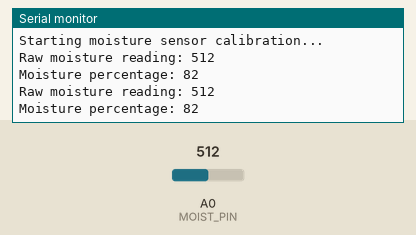
Simulated run of this sketch. Board: Arduino Uno, built with avr-gcc and run on an emulated ATmega328P. Shown: the last lines printed to the serial monitor. The inputs (shaded band) are chosen by the test bench; at power-on: A0 (MOIST_PIN) = 512.

Above: at 1.8 s.
1.9 s: A0 (MOIST_PIN) set to 716
At 2.8 s:
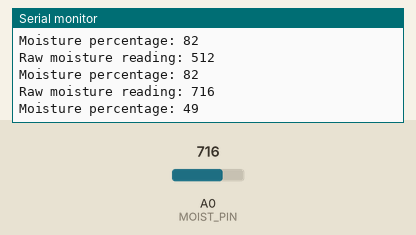
3.4 s: A0 (MOIST_PIN) set to 900
At 4.8 s:
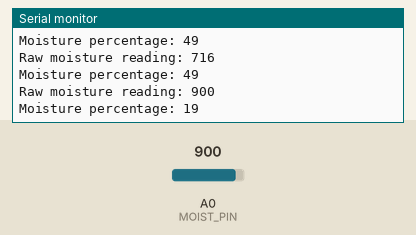
Timing chart, 0 to 6.4 s (numbered marks = the images above; inputs shaded):
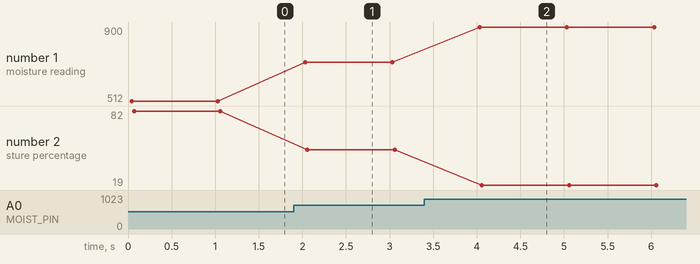

The sketch:

moistureTest.ino
```cpp
constexpr int MOIST_PIN  = A0;

void setup() {
  // Initialize serial communication for debugging
  Serial.begin(9600);
  Serial.println("Starting moisture sensor calibration...");
}

void loop() {
  // Read the moisture sensor value (raw value between 0 and 1023)
  int rawMoisture = analogRead(MOIST_PIN);

  // Print the raw moisture reading to the Serial Monitor for calibration
  Serial.print("Raw moisture reading: ");
  Serial.println(rawMoisture);

  // Optional: Map the value to a percentage (0 = dry, 100 = wet)
  int moisture = map(rawMoisture, 1023, 400, 0, 100); // Adjust these numbers based on your sensor's calibration
  Serial.print("Moisture percentage: ");
  Serial.println(moisture);

  // Delay to avoid flooding the Serial Monitor with data too quickly
  delay(1000);  // Update every second
}
```

Measured:
- after the input at 1.9 s, the serial monitor: prints a new line after 0.13 s (image 1)
- after the input at 3.4 s, the serial monitor: prints a new line after 0.63 s (image 2)
- plotted number 1: 512 → 716 after the input at 1.9 s, 716 → 900 after the input at 3.4 s
- plotted number 2: 82 → 49 after the input at 1.9 s, 49 → 19 after the input at 3.4 s
